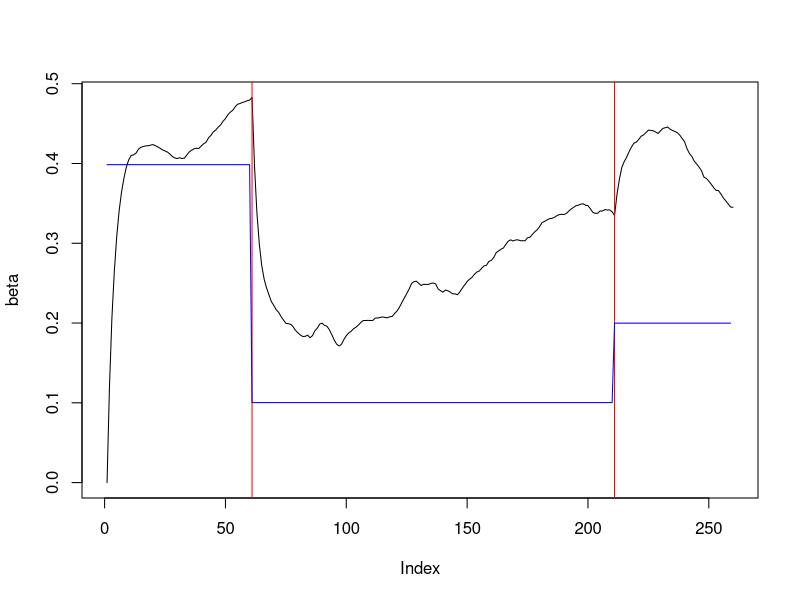
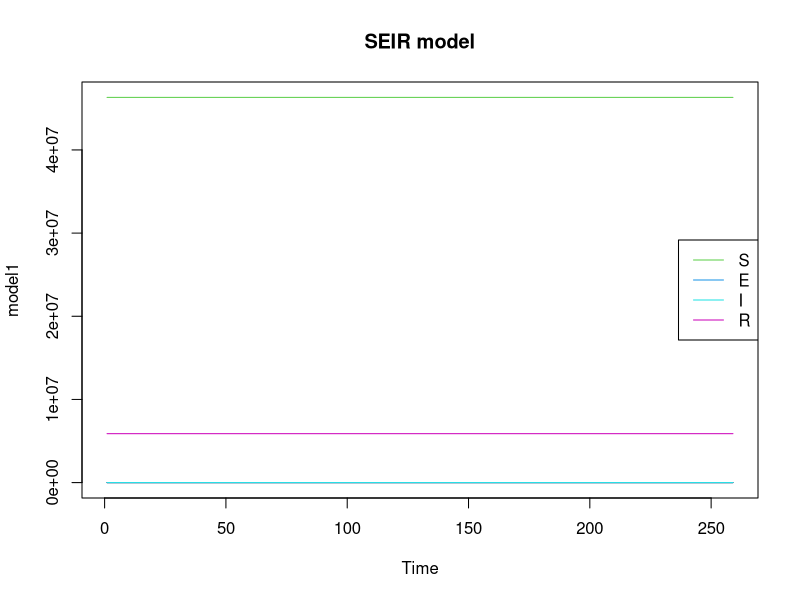
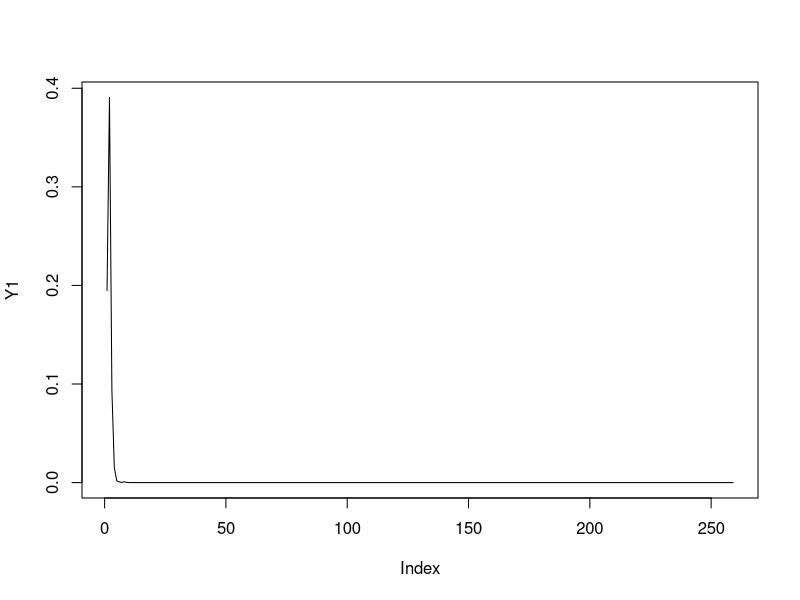

Write R code to recreate these figures, in order.
rm(list=ls())
require(deSolve)
times <- 1:259
N=52196381
#Simulate a Brownian Motion Path
e <- rnorm(n = length(times) - 1, sd = sqrt(0.01))
e <- c(0, cumsum(e))

mu<-vector(length=259) 
for (t in 1:259) {
  if (t <= 60){
    mu[t]=exp(-0.92)      }                    #No lock-down policy
  else if (t <= 210){                         
    mu[t]=exp(-0.92-1.38)     }                #Strict national lock-down 
  else {mu[t]=exp(-0.92-0.69) }                #Mitigate Tier System
}
mu<-ts(mu)


#Simulate an O-U Process
ornstein_uhlenbeck <- function(n,theta,sigma,beta0){
  dt  <- 1
  beta<-vector(length=260)
  for (i in 1:(n+1)) {
    if (i==1){beta[i]=beta0}
    else{
      beta[i]  <-  beta[i-1] + theta*(mu[i-1]-beta[i-1])*dt + sigma*e[i-1]}
  }
  return(beta);
}

beta<- ornstein_uhlenbeck(259,0.3,0.02,0)
plot(beta,type='l')
abline(v=61, col="red")
abline(v=211,col="red")
lines(mu,col="blue")
#Main ODE Model
COVID_OU <- function(time, current_state, params){
  
  with(as.list(c(current_state, params)),{
    
    N <- S+E+I+R
    dt <- 1
    dS <- -beta[t]*S*(E+0.1*I)/N
    dE <- beta[t]*S*(E+0.1*I)/N - E*(1/k+1/gamma)
    dI <- E/k-I*(1/gamma+0.0087)
    dR <- (I+E)/gamma+0.0087*I
    
    return(list(c( dt, dS, dE, dI, dR)))
  })
}
params <- c(k=1.59, gamma=1.08)

library('truncnorm')
R0 <- rtruncnorm(1, a=0, b=1, mean = 0.15, sd = 0.15)
E0 <-runif(1,-16, -9)
I0 <-runif(1,-16, -9)
#x <-runif(1, -5,2)
S <- N
R <- R0*S
S <- S - R

E <- exp(E0 + log(S))
S <- S - E
I <- exp(I0 + log(S))
S <- S - I


initial_state<- c(t=1, S=S, E=E, I=I, R=R)
#initial_state <- c(t=1,S=52196380, E=1, I=0, R=0)
model1 <- ode(initial_state, times, COVID_OU, params)

summary(model1)

matplot(model1, type="l", lty=1, main="SEIR model", xlab="Time")
legend <- colnames(model1)[3:6]
legend("right", legend=legend, col=3:6, lty = 1)
Z1 <-model1[,4]/1.59

tau1 <- 0.8#runif(1,0,1)
Y1 <-vector(length = 259)
for (i in 1:259){
  #Y1[i]<- rlnorm(1,log(Z1[i,]/5),tau1)
  Y1[i]<- rlnorm(1,log(Z1[i]/5),tau1)
}
plot(Y1,type='l')
